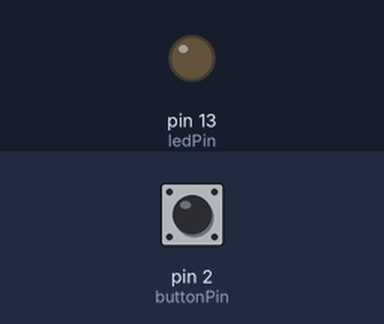
Recording of a sketch running on a simulated Arduino Uno, built with avr-gcc and run on an emulated ATmega328P. On the bench: output pins drawn as LEDs (lit = HIGH). Dashed ring = blinking. The inputs (shaded band) are chosen by the test bench; at power-on: pin 2 (buttonPin) LOW.

Above: at 1.2 s.
1.3 s: pin 2 (buttonPin) pulled HIGH for 0.15 s
At 2.1 s:
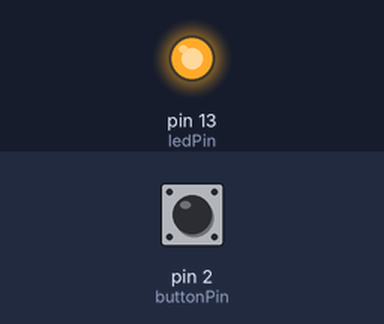
2.9 s: pin 2 (buttonPin) pulled HIGH for 3.2 s
At 3.06 s:
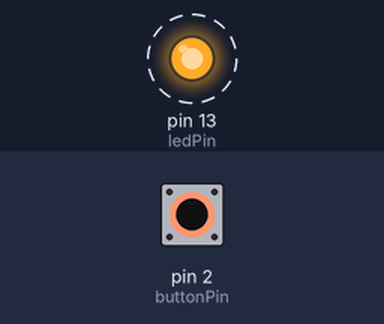
Timing chart, 0 to 7.6 s (numbered marks = the images above; inputs shaded):
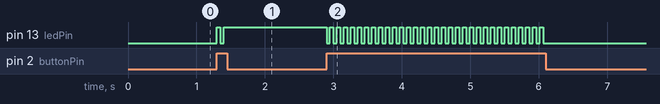

Measured:
- after the input at 1.3 s, pin 13 (ledPin): LOW → HIGH at once, → LOW 0.05 s later, → HIGH 0.05 s later
- after the input at 2.9 s, pin 13 (ledPin): alternates HIGH for 0.05 s and LOW for 0.05 s, 63 changes in all, then stays LOW, starting at once

The sketch:

button_debounce_arduino.ino
```cpp
/*
Debounce a push button
*/

//initialize and declare variables
const int ledPin = 13; //led attached to this pin
const int buttonPin = 2; //push button attached to this pin

int buttonState = LOW; //this variable tracks the state of the button, low if not pressed, high if pressed
int ledState = -1; //this variable tracks the state of the LED, negative if off, positive if on

long lastDebounceTime = 0;  // the last time the output pin was toggled
long debounceDelay = 50;    // the debounce time; increase if the output flickers


void setup() {

  //set the mode of the pins...
  pinMode(ledPin, OUTPUT);
  pinMode(buttonPin, INPUT);

}//close void setup


void loop() {

  //filter out any noise by setting a time buffer
  if ( (millis() - lastDebounceTime) > debounceDelay) {
    //sample the state of the button - is it pressed or not?
    buttonState = digitalRead(buttonPin);

    //if the button has been pressed, lets toggle the LED from "off to on" or "on to off"
    if ( (buttonState == HIGH) && (ledState < 0) ) {

      digitalWrite(ledPin, HIGH); //turn LED on
      ledState = -ledState; //now the LED is on, we need to change the state
      lastDebounceTime = millis(); //set the current time
    }
    else if ( (buttonState == HIGH) && (ledState > 0) ) {

      digitalWrite(ledPin, LOW); //turn LED off
      ledState = -ledState; //now the LED is off, we need to change the state
      lastDebounceTime = millis(); //set the current time
    }//close if/else

  }//close if(time buffer)

}//close void loop
```
